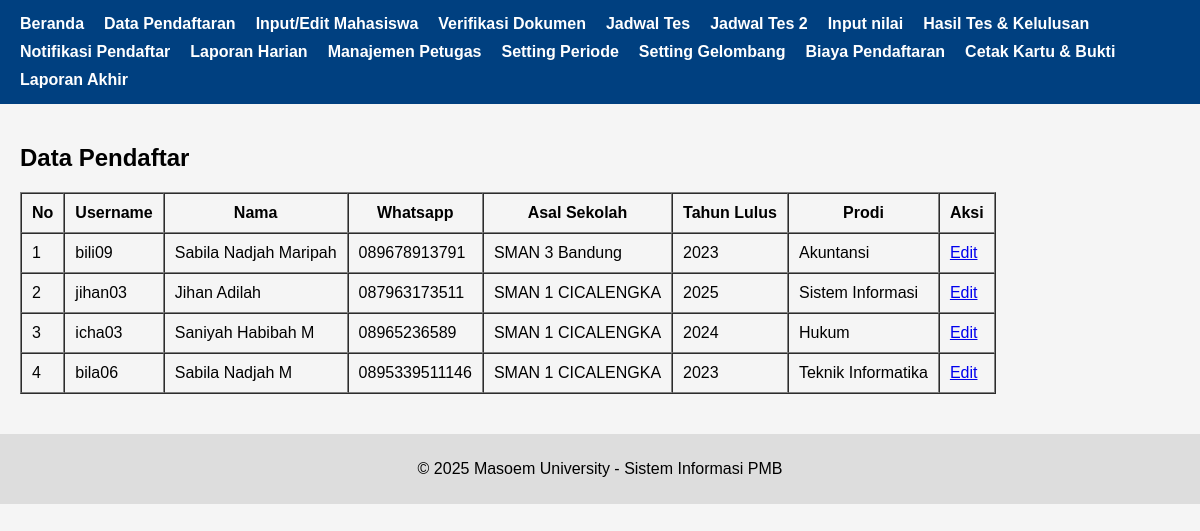
Page /pages/data_pendaftaran.php on the committed database.
### tables this page shows
CREATE TABLE `pendaftar` (
  `id` int(11) NOT NULL,
  `username` varchar(50) DEFAULT NULL,
  `prodi` varchar(100) DEFAULT NULL,
  `nama` varchar(100) DEFAULT NULL,
  `whatsapp` varchar(20) DEFAULT NULL,
  `asal_sekolah` varchar(100) DEFAULT NULL,
  `tahun_lulus` int(11) DEFAULT NULL,
  `created_at` timestamp NOT NULL DEFAULT current_timestamp(),
  `status_verifikasi` enum('belum','sudah') DEFAULT 'belum',
  `status_kelulusan` enum('Lulus','Tidak Lulus','Belum Ditetapkan') DEFAULT 'Belum Ditetapkan',
  `bukti_pembayaran` varchar(255) DEFAULT NULL,
  `status_pembayaran` enum('belum','sudah') DEFAULT 'belum'
);

### pages/data_pendaftaran.php (the view, shortened to what this page needs)
<?php
include '../header.php';
$conn = new mysqli("localhost", "root", "", "pmb");
$sql = "SELECT * FROM pendaftar ORDER BY created_at DESC";
$result = $conn->query($sql);
?>
<div class="container">
  <h2>Data Pendaftar</h2>
  <table border="1" cellpadding="10" cellspacing="0">
    <tr>
      <th>No</th>
      <th>Username</th>
      <th>Nama</th>
      <th>Whatsapp</th>
      <th>Asal Sekolah</th>
      <th>Tahun Lulus</th>
      <th>Prodi</th>
      <th>Aksi</th>
    </tr>
    <?php if ($result->num_rows > 0): ?>
      <?php $no = 1; while($row = $result->fetch_assoc()): ?>
        <tr>
          <td><?= $no++ ?></td>
          <td><?= $row['username'] ?></td>
          <td><?= $row['nama'] ?></td>
          <td><?= $row['whatsapp'] ?></td>
          <td><?= $row['asal_sekolah'] ?></td>
          <td><?= $row['tahun_lulus'] ?></td>
          <td><?= $row['prodi'] ?? '-' ?></td>
          <td>
            <a href="input_data_mahasiswa.php?id=<?= $row['id'] ?>">Edit</a>
          </td>
        </tr>
      <?php endwhile; ?>
    <?php else: ?>
      <tr><td colspan="8">Belum ada data pendaftar.</td></tr>
    <?php endif; ?>
  </table>
</div>
<?php
include '../footer.php';
?>

### assets/style.css (style rules this page uses)
body { font-family: Arial, sans-serif; background-color: #f5f5f5; margin: 0; padding: 0; }
.container { padding: 20px; }

### rows in the picture
pendaftar: username "bili09", nama "Sabila Nadjah Maripah", whatsapp "089678913791", asal_sekolah "SMAN 3 Bandung", tahun_lulus "2023", prodi "Akuntansi"
pendaftar: username "jihan03", nama "Jihan Adilah", whatsapp "087963173511", asal_sekolah "SMAN 1 CICALENGKA", tahun_lulus "2025", prodi "Sistem Informasi"
pendaftar: username "icha03", nama "Saniyah Habibah M", whatsapp "08965236589", asal_sekolah "SMAN 1 CICALENGKA", tahun_lulus "2024", prodi "Hukum"
pendaftar: username "bila06", nama "Sabila Nadjah M", whatsapp "0895339511146", asal_sekolah "SMAN 1 CICALENGKA", tahun_lulus "2023", prodi "Teknik Informatika"
